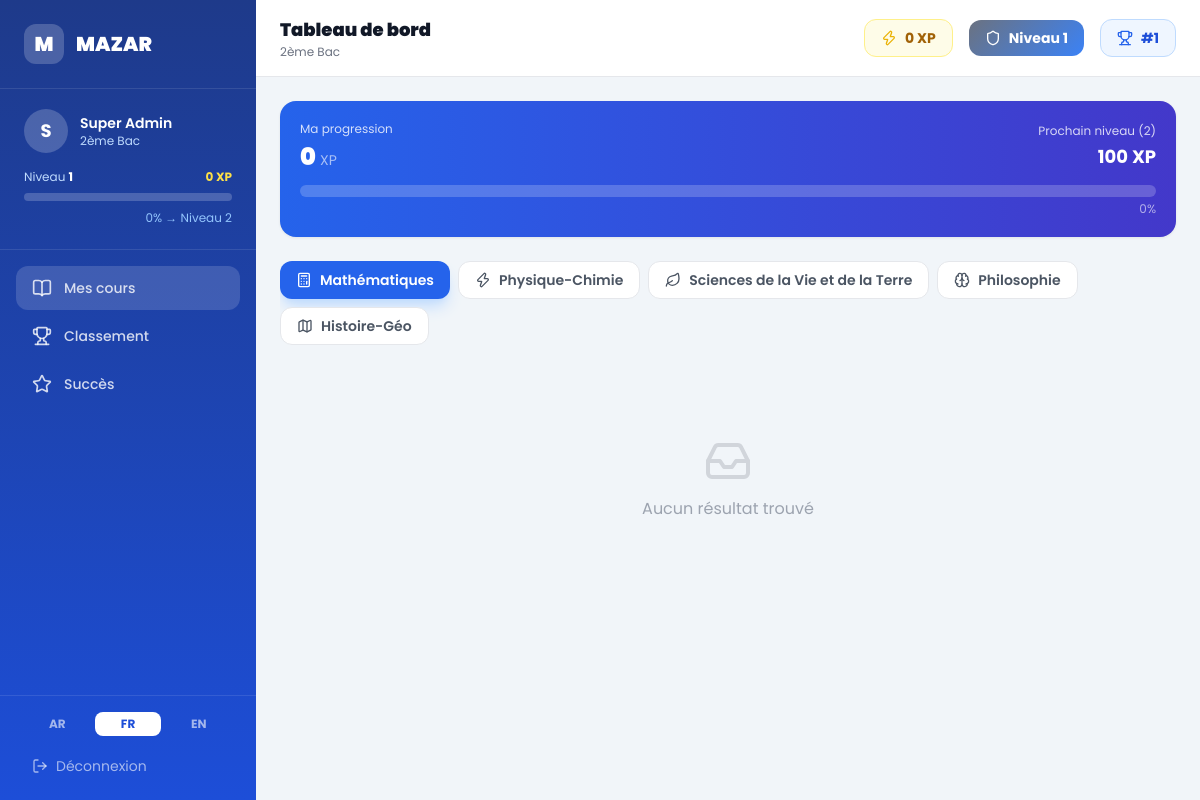
/student/dashboard.php (signed in), run on the app's committed database.
### tables this page shows
CREATE TABLE IF NOT EXISTS `levels` (
  `id`        INT UNSIGNED NOT NULL AUTO_INCREMENT,
  `name_ar`   VARCHAR(100) NOT NULL,
  `name_fr`   VARCHAR(100) NOT NULL,
  `name_en`   VARCHAR(100) NOT NULL,
  `slug`      VARCHAR(60)  NOT NULL,
  `order_num` TINYINT      NOT NULL DEFAULT 0,
  PRIMARY KEY (`id`),
  UNIQUE KEY `slug` (`slug`)
);

CREATE TABLE IF NOT EXISTS `subjects` (
  `id`        INT UNSIGNED NOT NULL AUTO_INCREMENT,
  `name_ar`   VARCHAR(100) NOT NULL,
  `name_fr`   VARCHAR(100) NOT NULL,
  `name_en`   VARCHAR(100) NOT NULL,
  `level_id`  INT UNSIGNED NOT NULL,
  `icon`      VARCHAR(60)  NOT NULL DEFAULT 'BookOpen',
  `color`     VARCHAR(20)  NOT NULL DEFAULT '#3B82F6',
  `order_num` TINYINT      NOT NULL DEFAULT 0,
  PRIMARY KEY (`id`),
  KEY `level_id` (`level_id`),
  CONSTRAINT `fk_subjects_level` FOREIGN KEY (`level_id`) REFERENCES `levels` (`id`) ON DELETE CASCADE
);

### includes/functions.php (called while the page is built, shortened)
<?php
function getCurrentLang(): string {
    return $_SESSION[SESS_LANG] ?? DEFAULT_LANG;
}
function getDirection(): string {
    return getCurrentLang() === 'ar' ? 'rtl' : 'ltr';
}
function loadTranslations(): array {
    static $trans = null;
    if ($trans === null) {
        $lang = getCurrentLang();
        $file = dirname(__DIR__) . '/lang/' . $lang . '.php';
        $trans = include $file;
    }
    return $trans;
}
function t(string $key, array $replace = []): string {
    $translations = loadTranslations();
    $text = $translations[$key] ?? $key;
    return $text;
}
function getLevelThresholds(): array {
    return unserialize(LEVEL_THRESHOLDS);
}
function xpForNextLevel(int $currentLevel): int {
    $thresholds = getLevelThresholds();
    return $thresholds[$currentLevel + 1] ?? end($thresholds);
}
function xpProgressPercent(int $xp, int $level): float {
    $thresholds = getLevelThresholds();
    $current = $thresholds[$level] ?? 0;
    $next    = $thresholds[$level + 1] ?? $thresholds[10];
    return min(100, round(($xp - $current) / ($next - $current) * 100, 1));
}
function getSubjectsByLevel(int $levelId): array {
    $lang = getCurrentLang();
    $col  = "name_{$lang}";
    $db   = getDB();
    $stmt = $db->prepare("SELECT id, {$col} AS name, icon, color FROM subjects WHERE level_id = ? ORDER BY order_num ASC");
    $stmt->execute([$levelId]);
    return $stmt->fetchAll();
}
function getLessonsBySubject(int $subjectId, int $userId = 0): array {
    $lang = getCurrentLang();
    $col  = "title_{$lang}";
    $db   = getDB();
    $sql  = "SELECT l.id, l.{$col} AS title, l.type, l.url, l.thumbnail, l.xp_reward, l.duration,
                    " . ($userId ? "IF(ulc.id IS NOT NULL, 1, 0)" : "0") . " AS completed
             FROM lessons l
             " . ($userId ? "LEFT JOIN user_lesson_completions ulc ON ulc.lesson_id=l.id AND ulc.user_id=?" : "") . "
             WHERE l.subject_id = ? AND l.published = 1
             ORDER BY l.order_num ASC";
    $params = $userId ? [$userId, $subjectId] : [$subjectId];
    $stmt = $db->prepare($sql);
    $stmt->execute($params);
    return $stmt->fetchAll();
}

### student/dashboard.php (the view, shortened to what this page needs)
<?php
require_once dirname(__DIR__) . '/includes/functions.php';
$lang      = getCurrentLang();
$dir       = getDirection();
$userId    = (int)$_SESSION[SESS_USER_ID];
$gradeId   = (int)$_SESSION[SESS_GRADE];
$userXP    = (int)$_SESSION[SESS_XP];
$userLevel = (int)$_SESSION[SESS_LEVEL];
$userName  = $_SESSION[SESS_USERNAME] ?? 'Student';
$db      = getDB();
$lvlStmt = $db->prepare("SELECT name_{$lang} AS name FROM levels WHERE id = ?");
$lvlStmt->execute([$gradeId]);
$gradeName = $lvlStmt->fetchColumn() ?: '—';
$subjects  = getSubjectsByLevel($gradeId);
$rankStmt = $db->prepare(
    "SELECT COUNT(*)+1 AS rank FROM users
     WHERE grade_level_id=? AND xp_points>? AND role='student' AND status='active'"
);
$rankStmt->execute([$gradeId, $userXP]);
$userRank = $rankStmt->fetchColumn() ?: 1;
$activeSubjectId = (int)($_GET['subject'] ?? ($subjects[0]['id'] ?? 0));
$lessons = $activeSubjectId ? getLessonsBySubject($activeSubjectId, $userId) : [];
$progressPct  = xpProgressPercent($userXP, $userLevel);
$nextLevelXP  = xpForNextLevel($userLevel);
$tab = $_GET['tab'] ?? 'lessons';
?>
<!DOCTYPE html>
<html lang="<?= $lang ?>" dir="<?= $dir ?>">
<head>
  <script src="https://cdn.tailwindcss.com"></script>
  <link rel="stylesheet" href="https://cdnjs.cloudflare.com/ajax/libs/animate.css/4.1.1/animate.min.css">
  <link rel="stylesheet" href="../assets/css/xp-animations.css">
</head>
<body class="flex h-screen overflow-hidden" x-data="mazarDashboard()" x-init="init()">
<aside class="sidebar w-64 flex-shrink-0 flex flex-col h-full overflow-y-auto hidden md:flex">
  <div class="px-6 py-6 border-b border-white/10">
    <a href="/" class="flex items-center gap-3">
      <div class="w-10 h-10 rounded-xl bg-white/20 flex items-center justify-center">
        <span class="text-white font-black text-xl">M</span>
      </div>
      <span class="text-white font-black text-xl"><?= t('site_name') ?></span>
    </a>
  </div>
  <div class="px-6 py-5 border-b border-white/10">
    <div class="flex items-center gap-3 mb-4">
      <div class="w-11 h-11 rounded-full bg-white/20 flex items-center justify-center text-white font-bold text-lg flex-shrink-0">
        <?= mb_strtoupper(mb_substr($userName, 0, 1)) ?>
      </div>
      <div class="overflow-hidden">
        <div class="text-white font-semibold text-sm truncate"><?= htmlspecialchars($userName) ?></div>
        <div class="text-blue-200 text-xs truncate"><?= htmlspecialchars($gradeName) ?></div>
      </div>
    </div>
    <div class="flex items-center justify-between mb-2">
      <span class="text-blue-200 text-xs"><?= t('level') ?> <span id="sidebar-level" class="text-white font-bold"><?= $userLevel ?></span></span>
      <span class="text-yellow-300 text-xs font-bold"><span id="sidebar-xp"><?= $userXP ?></span> XP</span>
    </div>
    <div class="bg-white/20 rounded-full h-2">
    </div>
    <div class="text-right mt-1">
      <span class="text-blue-300 text-xs"><?= round($progressPct) ?>% → <?= t('level') ?> <?= $userLevel+1 ?></span>
    </div>
  </div>
  <nav class="px-4 py-4 flex-1 sidebar-nav">
    <a href="?tab=lessons"
       class="flex items-center gap-3 px-4 py-3 rounded-xl text-white/80 hover:text-white hover:bg-white/10 transition mb-1 <?= $tab==='lessons'?'active-tab':'' ?>">
      <i data-lucide="book-open" class="icon w-5 h-5 flex-shrink-0"></i>
      <span class="text-sm font-medium"><?= t('my_lessons') ?></span>
    </a>
    <a href="?tab=leaderboard"
       class="flex items-center gap-3 px-4 py-3 rounded-xl text-white/80 hover:text-white hover:bg-white/10 transition mb-1 <?= $tab==='leaderboard'?'active-tab':'' ?>">
      <i data-lucide="trophy" class="icon w-5 h-5 flex-shrink-0"></i>
      <span class="text-sm font-medium"><?= t('leaderboard') ?></span>
    </a>
    <a href="?tab=achievements"
       class="flex items-center gap-3 px-4 py-3 rounded-xl text-white/80 hover:text-white hover:bg-white/10 transition mb-1 <?= $tab==='achievements'?'active-tab':'' ?>">
      <i data-lucide="star" class="icon w-5 h-5 flex-shrink-0"></i>
      <span class="text-sm font-medium"><?= t('achievements') ?></span>
    </a>
  </nav>
  <div class="px-6 py-4 border-t border-white/10 space-y-3">
    <div class="flex gap-1">
      <?php foreach(['ar','fr','en'] as $l): ?>
      <a href="?lang=<?= $l ?>&tab=<?= $tab ?>"
         class="flex-1 text-center py-1 rounded-lg text-xs font-bold transition <?= $lang===$l ? 'bg-white text-blue-700' : 'text-white/60 hover:bg-white/10' ?>">
        <?= strtoupper($l) ?>
      </a>
      <?php endforeach; ?>
    </div>
    <a href="../logout.php" class="flex items-center gap-2 text-white/60 hover:text-white text-sm transition px-2 py-2 rounded-xl hover:bg-white/10">
      <i data-lucide="log-out" class="w-4 h-4 flex-shrink-0"></i>
      <?= t('logout') ?>
    </a>
  </div>
</aside>
<div class="flex-1 flex flex-col overflow-hidden">
  <header class="bg-white border-b border-gray-200 px-6 py-4 flex items-center justify-between flex-shrink-0">
    <div>
      <h1 class="font-black text-gray-900 text-lg"><?= t('dashboard') ?></h1>
      <p class="text-gray-500 text-xs"><?= htmlspecialchars($gradeName) ?></p>
    </div>
    <div class="flex items-center gap-4">
      <div class="flex items-center gap-2 bg-yellow-50 border border-yellow-200 rounded-xl px-4 py-2">
        <i data-lucide="zap" class="w-4 h-4 text-yellow-500"></i>
        <span class="font-bold text-yellow-700 text-sm"><span id="header-xp"><?= $userXP ?></span> XP</span>
      </div>
      <div class="level-badge flex items-center gap-2 rounded-xl px-4 py-2">
        <i data-lucide="shield" class="w-4 h-4 text-white"></i>
        <span class="font-bold text-white text-sm"><?= t('level') ?> <span id="header-level"><?= $userLevel ?></span></span>
      </div>
      <div class="hidden sm:flex items-center gap-2 bg-blue-50 border border-blue-200 rounded-xl px-4 py-2">
        <i data-lucide="trophy" class="w-4 h-4 text-blue-600"></i>
        <span class="font-bold text-blue-700 text-sm">#<?= $userRank ?></span>
      </div>
    </div>
  </header>
  <main class="flex-1 overflow-y-auto p-6">
    <?php if ($tab === 'lessons'): ?>
    <div class="card p-5 mb-6 bg-gradient-to-r from-blue-600 to-indigo-700 text-white">
      <div class="flex items-center justify-between mb-3">
        <div>
          <div class="text-white/80 text-xs mb-1"><?= t('my_progress') ?></div>
          <div class="text-2xl font-black"><?= $userXP ?> <span class="text-white/60 text-sm font-normal">XP</span></div>
        </div>
        <div class="text-right">
          <div class="text-white/80 text-xs mb-1"><?= t('next_level') ?> (<?= $userLevel+1 ?>)</div>
          <div class="text-lg font-bold"><?= $nextLevelXP ?> XP</div>
        </div>
      </div>
      <div class="bg-white/20 rounded-full h-3">
      </div>
      <div class="text-right mt-1 text-white/60 text-xs"><?= round($progressPct) ?>%</div>
    </div>
    <div class="flex gap-2 mb-5 overflow-x-auto pb-2 flex-wrap">
      <?php foreach($subjects as $subj): ?>
      <a href="?tab=lessons&subject=<?= $subj['id'] ?>"
         class="flex items-center gap-2 px-4 py-2 rounded-xl text-sm font-semibold transition flex-shrink-0
         <?= $activeSubjectId===$subj['id'] ? 'bg-blue-600 text-white shadow-lg shadow-blue-200' : 'bg-white text-gray-600 hover:bg-blue-50 hover:text-blue-700 border border-gray-200' ?>">
        <i data-lucide="<?= htmlspecialchars($subj['icon']) ?>" class="w-4 h-4"></i>
        <?= htmlspecialchars($subj['name']) ?>
      </a>
      <?php endforeach; ?>
    </div>
    <div class="grid sm:grid-cols-2 lg:grid-cols-3 gap-5" id="lessons-grid">
      <?php if(empty($lessons)): ?>
      <div class="col-span-3 text-center py-16">
        <i data-lucide="inbox" class="w-12 h-12 text-gray-300 mx-auto mb-3"></i>
        <p class="text-gray-400"><?= t('no_results') ?></p>
      </div>
      <?php endif; ?>
    </div>
    <?php endif; ?>
  </main>
</div>
</body>
</html>

### data on the page
levels: name_fr "2ème Bac"
subjects: name_fr "Mathématiques"
subjects: name_fr "Physique-Chimie"
subjects: name_fr "Sciences de la Vie et de la Terre"
subjects: name_fr "Philosophie"
subjects: name_fr "Histoire-Géo"

### other printed values
t('site_name') "MAZAR"
mb_strtoupper(mb_substr($userName, 0, 1)) "S"
$userName "Super Admin"
t('level') "Niveau"
$userLevel "1"
$userXP "0"
$progressPct "0"
$userLevel+1 "2"
t('my_lessons') "Mes cours"
t('leaderboard') "Classement"
t('achievements') "Succès"
$l "AR"
$l "FR"
$l "EN"
t('logout') "Déconnexion"
